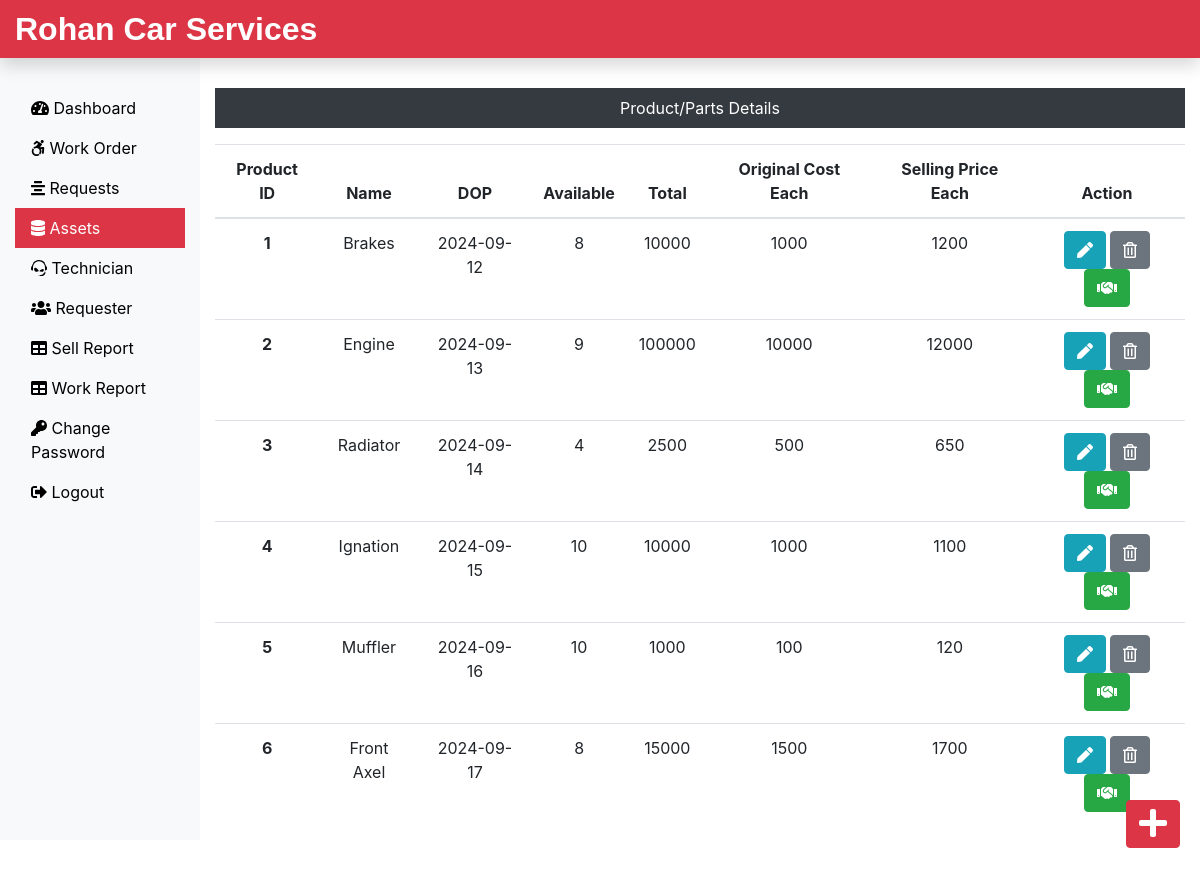
Page /Admin/assets.php (signed in) on the committed database.
### tables this page shows
CREATE TABLE `assets_tb` (
  `pid` int(11) NOT NULL,
  `pname` varchar(60) NOT NULL,
  `pdop` date NOT NULL,
  `pava` int(11) NOT NULL,
  `ptotal` int(11) NOT NULL,
  `poriginalcost` int(11) NOT NULL,
  `psellingcost` int(11) NOT NULL
);

### Admin/assets.php (the view, shortened to what this page needs)
<?php
include('includes/header.php');
include('../dbConnection.php');
?>
<div class="col-sm-9 col-md-10 mt-5 text-center">
  <p class=" bg-dark text-white p-2">Product/Parts Details</p>
  <?php
    $sql = "SELECT * FROM assets_tb";
    $result = $conn->query($sql);
    if($result->num_rows > 0){
  echo '<table class="table">
    <thead>
      <tr>
        <th scope="col">Product ID</th>
        <th scope="col">Name</th>
        <th scope="col">DOP</th>
        <th scope="col">Available</th>
        <th scope="col">Total</th>
        <th scope="col">Original Cost Each</th>
        <th scope="col">Selling Price Each</th>
        <th scope="col">Action</th>
      </tr>
    </thead>
    <tbody>';
    while($row = $result->fetch_assoc()){
      echo '<tr>
        <th scope="row">'.$row["pid"].'</th>
        <td>'.$row["pname"].'</td>
        <td>'.$row["pdop"].'</td>
        <td>'.$row["pava"].'</td>
        <td>'.$row["ptotal"].'</td>
        <td>'.$row["poriginalcost"].'</td>
        <td>'.$row["psellingcost"].'</td>
        <td>
          <form action="editproduct.php" method="POST" class="d-inline"> <input type="hidden" name="id" value='. $row["pid"] .'><button type="submit" class="btn btn-info" name="view" value="View"><i class="fas fa-pen"></i></button></form>
          <form action="" method="POST" class="d-inline"><input type="hidden" name="id" value='. $row["pid"] .'><button type="submit" class="btn btn-secondary" name="delete" value="Delete"><i class="far fa-trash-alt"></i></button></form>
          <form action="sellproduct.php" method="POST" class="d-inline"><input type="hidden" name="id" value='. $row["pid"] .'><button type="submit" class="btn btn-success" name="issue" value="Issue"><i class="fas fa-handshake"></i></button></form>
        </td>
      </tr>';
    }
    echo '</tbody>
  </table>';
  } else {
    echo "0 Result";
  }
  ?>
</div>
</div>
<a class="btn btn-danger box" href="addproduct.php"><i class="fas fa-plus fa-2x"></i></a>
</div>
<?php
include('includes/footer.php');
?>

### Admin/includes/header.php (shortened to what this page needs)
<!DOCTYPE html>
<html lang="en">
<head>
 <link rel="stylesheet" href="../css/bootstrap.min.css">
 <link rel="stylesheet" href="../css/all.min.css">
 <link rel="stylesheet" href="../css/custom.css">
</head>
<body>
 <nav class="navbar navbar-dark fixed-top bg-danger p-0 shadow">
  <a class="navbar-brand col-sm-3 col-md-2 mr-0" href="dashboard.php">Rohan Car Services</a>
 </nav>
 <div class="container-fluid mb-5" style="margin-top:40px;">
  <div class="row">
   <nav class="col-sm-3 col-md-2 bg-light sidebar py-5 d-print-none">
    <div class="sidebar-sticky">
     <ul class="nav flex-column">
      <li class="nav-item">
       <a class="nav-link <?php if(PAGE == 'dashboard') { echo 'active'; } ?> " href="dashboard.php">
        <i class="fas fa-tachometer-alt"></i>
        Dashboard
       </a>
      </li>
      <li class="nav-item">
       <a class="nav-link <?php if(PAGE == 'work') { echo 'active'; } ?>" href="work.php">
        <i class="fab fa-accessible-icon"></i>
        Work Order
       </a>
      </li>
      <li class="nav-item">
       <a class="nav-link <?php if(PAGE == 'request') { echo 'active'; } ?>" href="request.php">
        <i class="fas fa-align-center"></i>
        Requests
       </a>
      </li>
      <li class="nav-item">
       <a class="nav-link <?php if(PAGE == 'assets') { echo 'active'; } ?>" href="assets.php">
        <i class="fas fa-database"></i>
        Assets
       </a>
      </li>
      <li class="nav-item">
       <a class="nav-link <?php if(PAGE == 'technician') { echo 'active'; } ?>" href="technician.php">
        <i class="fab fa-teamspeak"></i>
        Technician
       </a>
      </li>
      <li class="nav-item">
       <a class="nav-link <?php if(PAGE == 'requesters') { echo 'active'; } ?>" href="requester.php">
        <i class="fas fa-users"></i>
        Requester
       </a>
      </li>
      <li class="nav-item">
       <a class="nav-link <?php if(PAGE == 'sellreport') { echo 'active'; } ?>" href="soldproductreport.php">
        <i class="fas fa-table"></i>
        Sell Report
       </a>
      </li>
      <li class="nav-item">
       <a class="nav-link <?php if(PAGE == 'workreport') { echo 'active'; } ?>" href="workreport.php">
        <i class="fas fa-table"></i>
        Work Report
       </a>
      </li>
      <li class="nav-item">
       <a class="nav-link <?php if(PAGE == 'changepass') { echo 'active'; } ?>" href="changepass.php">
        <i class="fas fa-key"></i>
        Change Password
       </a>
      </li>
      <li class="nav-item">
       <a class="nav-link" href="../logout.php">
        <i class="fas fa-sign-out-alt"></i>
        Logout
       </a>
      </li>
     </ul>
    </div>
   </nav>

### Admin/includes/footer.php (shortened to what this page needs)
</body>
</html>

### css/custom.css (style rules this page uses)
.navbar-brand { font-family: 'Ubuntu', sans-serif; font-size: 2em; font-weight: bold; }
a { color: black; }
.active { color: white; background-color: #DC3545; }
.box { position: fixed; bottom: 10px; right: 20px; margin-bottom: 30px; }

### rows in the picture
assets_tb: pid "1", pname "Brakes", pdop "2024-09-12", pava "8", ptotal "10000", poriginalcost "1000", psellingcost "1200"
assets_tb: pid "2", pname "Engine", pdop "2024-09-13", pava "9", ptotal "100000", poriginalcost "10000", psellingcost "12000"
assets_tb: pid "3", pname "Radiator", pdop "2024-09-14", pava "4", ptotal "2500", poriginalcost "500", psellingcost "650"
assets_tb: pid "4", pname "Ignation", pdop "2024-09-15", pava "10", ptotal "10000", poriginalcost "1000", psellingcost "1100"
assets_tb: pid "5", pname "Muffler", pdop "2024-09-16", pava "10", ptotal "1000", poriginalcost "100", psellingcost "120"
assets_tb: pid "6", pname "Front Axel", pdop "2024-09-17", pava "8", ptotal "15000", poriginalcost "1500", psellingcost "1700"
